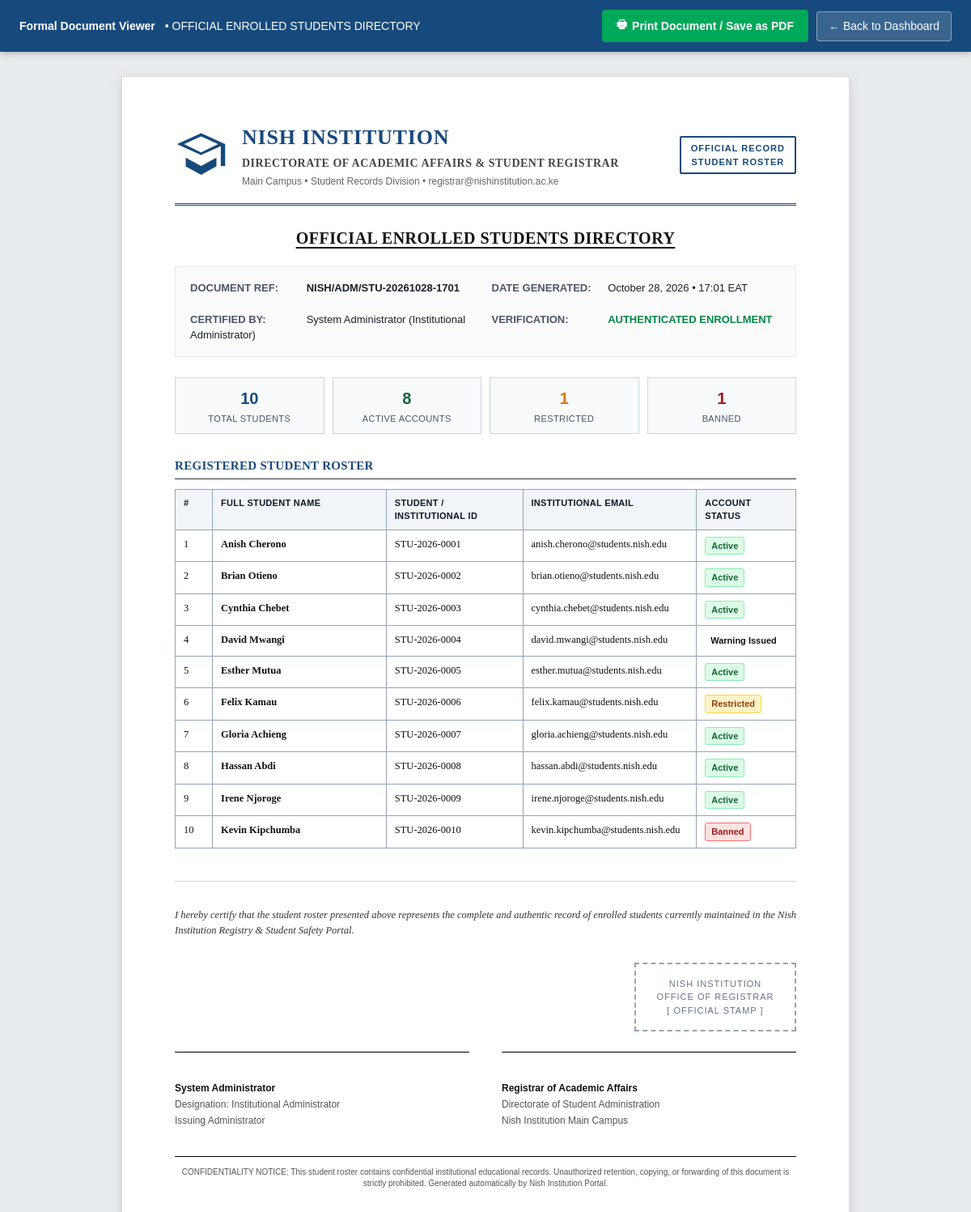
The app's page /students/print (signed in) with its own data.
### tables this page shows
CREATE TABLE Users (
                user_id INTEGER PRIMARY KEY AUTOINCREMENT,
                full_name VARCHAR(200) NOT NULL,
                institution_id VARCHAR(100) NULL,
                email VARCHAR(255) NOT NULL UNIQUE,
                username VARCHAR(255) NOT NULL UNIQUE,
                password VARCHAR(255) NOT NULL,
                role VARCHAR(50) NOT NULL,
                status VARCHAR(30) NOT NULL DEFAULT 'active',
                date_created TIMESTAMP DEFAULT CURRENT_TIMESTAMP
            );

### routes/admin.py (the view)
@admin_bp.route("/admin/students/print")
@admin_bp.route("/students/print")
def print_students():
    if not session.get("admin_logged_in"):
        return _admin_login_redirect()
    from datetime import datetime
    with database_cursor() as (_, cursor):
        cursor.execute(
            """
            SELECT user_id, full_name, institution_id, email, status, date_created
            FROM Users
            WHERE LOWER(role) = 'student'
            ORDER BY full_name ASC
            """
        )
        student_rows = cursor.fetchall()
    students = []
    active_count = 0
    restricted_count = 0
    banned_count = 0
    for idx, s in enumerate(student_rows, start=1):
        status = (s[4] or "active").strip().lower()
        if status == "active":
            active_count += 1
            display_status = "Active"
        elif status == "temporarily_restricted":
            restricted_count += 1
            display_status = "Restricted"
        elif status == "banned":
            banned_count += 1
            display_status = "Banned"
        elif status == "warning_issued":
            active_count += 1
            display_status = "Warning Issued"
        else:
            active_count += 1
            display_status = status.replace("_", " ").title()
        date_str = s[5].strftime("%b %d, %Y") if hasattr(s[5], "strftime") else str(s[5] or "N/A")
        students.append({
            "index": idx,
            "user_id": s[0],
            "full_name": s[1],
            "institution_id": s[2] or "Not provided",
            "email": s[3] or "Not provided",
            "status": display_status,
            "raw_status": status,
            "date_enrolled": date_str,
        })
    now = datetime.now()
    summary = {
        "total_students": len(students),
        "active_count": active_count,
        "restricted_count": restricted_count,
        "banned_count": banned_count,
    }
    return render_template(
        "printable_students.html",
        report_title="OFFICIAL ENROLLED STUDENTS DIRECTORY",
        report_reference=f"NISH/ADM/STU-{now.strftime('%Y%m%d-%H%M')}",
        generated_at=now.strftime("%B %d, %Y \u2022 %H:%M EAT"),
        user_name=session.get("admin_name", "System Administrator"),
        user_role="Institutional Administrator",
        summary=summary,
        students=students,
        back_url=url_for("admin.admin_dashboard"),
    )

### extensions.py (called while the page is built)
def configure_app(app):
    app.secret_key = os.getenv("FLASK_SECRET_KEY", "nish-institution-secret-key")
    @app.context_processor
    def csrf_context():
        return {"csrf_token": lambda: ""}

def get_connection():
    conn = sqlite3.connect(
        DB_PATH,
        check_same_thread=False,
        detect_types=sqlite3.PARSE_DECLTYPES | sqlite3.PARSE_COLNAMES,
    )
    conn.execute("PRAGMA foreign_keys = ON")
    return conn

@contextmanager
def database_cursor(commit=False):
    connection = get_connection()
    cursor = connection.cursor()
    try:
        yield connection, cursor
        if commit:
            connection.commit()
    except Exception:
        connection.rollback()
        raise
    finally:
        close_database(connection, cursor)

def close_database(connection, cursor):
    if cursor is not None:
        cursor.close()
    if connection is not None:
        connection.close()

### templates/printable_students.html (shortened to what this page needs)
<!DOCTYPE html>
<html lang="en">
<head>
</head>
<body>
    <div class="no-print-toolbar">
        <div class="toolbar-info">
            <strong>Formal Document Viewer</strong> &bull; {{ report_title }}
        </div>
        <div class="toolbar-actions">
            <button type="button" class="btn-print" onclick="window.print();">
                <span>&#128438;</span> Print Document / Save as PDF
            </button>
            <a href="{{ back_url or '/admin' }}" class="btn-back">&larr; Back to Dashboard</a>
        </div>
    </div>
    <div class="document-container">
        <header class="letterhead">
            <div class="letterhead-left">
                <svg class="crest-svg" viewBox="0 0 24 24">
                    <path d="M12 2L1 7l11 5 9-4.09V17h2V7L12 2zm0 8.82L4.24 7 12 3.47 19.76 7 12 10.82zM5 13.18v4L12 21l7-3.82v-4L12 17l-7-3.82z"/>
                </svg>
                <div>
                    <h1 class="inst-title">Nish Institution</h1>
                    <div class="inst-dept">Directorate of Academic Affairs &amp; Student Registrar</div>
                    <div class="inst-contact">Main Campus &bull; Student Records Division &bull; registrar@nishinstitution.ac.ke</div>
                </div>
            </div>
            <div class="classification-badge">
                OFFICIAL RECORD<br>STUDENT ROSTER
            </div>
        </header>
        <h2 class="document-heading">{{ report_title }}</h2>
        <div class="document-meta-grid">
            <div class="meta-item">
                <span class="meta-label">DOCUMENT REF:</span>
                <span class="meta-val"><strong>{{ report_reference }}</strong></span>
            </div>
            <div class="meta-item">
                <span class="meta-label">DATE GENERATED:</span>
                <span class="meta-val">{{ generated_at }}</span>
            </div>
            <div class="meta-item">
                <span class="meta-label">CERTIFIED BY:</span>
                <span class="meta-val">{{ user_name }} ({{ user_role }})</span>
            </div>
            <div class="meta-item">
                <span class="meta-label">VERIFICATION:</span>
                <span class="meta-val" style="color: #008744; font-weight: bold;">AUTHENTICATED ENROLLMENT</span>
            </div>
        </div>
        <div class="summary-box">
            <div class="summary-card">
                <div class="number">{{ summary.total_students }}</div>
                <div class="label">Total Students</div>
            </div>
            <div class="summary-card">
                <div class="number" style="color: #166534;">{{ summary.active_count }}</div>
                <div class="label">Active Accounts</div>
            </div>
            <div class="summary-card">
                <div class="number" style="color: #d97706;">{{ summary.restricted_count }}</div>
                <div class="label">Restricted</div>
            </div>
            <div class="summary-card">
                <div class="number" style="color: #991b1b;">{{ summary.banned_count }}</div>
                <div class="label">Banned</div>
            </div>
        </div>
        <div class="section-header">Registered Student Roster</div>
        {% if students %}
            <table class="formal-table">
                <thead>
                    <tr>
                        <th style="width: 6%;">#</th>
                        <th style="width: 28%;">Full Student Name</th>
                        <th style="width: 22%;">Student / Institutional ID</th>
                        <th style="width: 28%;">Institutional Email</th>
                        <th style="width: 16%;">Account Status</th>
                    </tr>
                </thead>
                <tbody>
                    {% for student in students %}
                        <tr>
                            <td>{{ student.index }}</td>
                            <td><strong>{{ student.full_name }}</strong></td>
                            <td>{{ student.institution_id }}</td>
                            <td>{{ student.email }}</td>
                            <td>
                                {% if student.status == "Active" %}
                                    <span class="badge badge-active">Active</span>
                                {% elif student.status == "Restricted" %}
                                    <span class="badge badge-restricted">Restricted</span>
                                {% elif student.status == "Banned" %}
                                    <span class="badge badge-banned">Banned</span>
                                {% else %}
                                    <span class="badge">{{ student.status }}</span>
                                {% endif %}
                            </td>
                        </tr>
                    {% endfor %}
                </tbody>
            </table>
        {% else %}
            <div style="padding: 25px; text-align: center; border: 1px dashed #cbd5e1; margin-bottom: 25px; color: #64748b; font-family: Arial, sans-serif;">
                No registered student accounts found in the institution registry.
            </div>
        {% endif %}
        <section class="signoff-section">
            <p class="attestation-statement">
                I hereby certify that the student roster presented above represents the complete and authentic record of
                enrolled students currently maintained in the Nish Institution Registry &amp; Student Safety Portal.
            </p>
            <div class="stamp-container">
                <div class="official-stamp">
                    Nish Institution<br>
                    Office of Registrar<br>
                    [ Official Stamp ]
                </div>
            </div>
            <div class="signatures-grid">
                <div class="signature-box">
                    <div class="signature-title">{{ user_name }}</div>
                    <div class="signature-sub">Designation: {{ user_role }}</div>
                    <div class="signature-sub">Issuing Administrator</div>
                </div>
                <div class="signature-box">
                    <div class="signature-title">Registrar of Academic Affairs</div>
                    <div class="signature-sub">Directorate of Student Administration</div>
                    <div class="signature-sub">Nish Institution Main Campus</div>
                </div>
            </div>
        </section>
        <footer class="document-footer">
            CONFIDENTIALITY NOTICE: This student roster contains confidential institutional educational records.
            Unauthorized retention, copying, or forwarding of this document is strictly prohibited. Generated automatically by Nish Institution Portal.
        </footer>
    </div>
</body>
</html>

### records on screen
Users: index "1", full_name "Anish Cherono", institution_id "STU-2026-0001", email "anish.cherono@students.nish.edu", status "Active"
Users: index "2", full_name "Brian Otieno", institution_id "STU-2026-0002", email "brian.otieno@students.nish.edu", status "Active"
Users: index "3", full_name "Cynthia Chebet", institution_id "STU-2026-0003", email "cynthia.chebet@students.nish.edu", status "Active"
Users: index "4", full_name "David Mwangi", institution_id "STU-2026-0004", email "david.mwangi@students.nish.edu", status "Warning Issued"
Users: index "5", full_name "Esther Mutua", institution_id "STU-2026-0005", email "esther.mutua@students.nish.edu", status "Active"
Users: index "6", full_name "Felix Kamau", institution_id "STU-2026-0006", email "felix.kamau@students.nish.edu", shows "Restricted"
Users: index "7", full_name "Gloria Achieng", institution_id "STU-2026-0007", email "gloria.achieng@students.nish.edu", status "Active"
Users: index "8", full_name "Hassan Abdi", institution_id "STU-2026-0008", email "hassan.abdi@students.nish.edu", status "Active"
Users: index "9", full_name "Irene Njoroge", institution_id "STU-2026-0009", email "irene.njoroge@students.nish.edu", status "Active"
Users: index "10", full_name "Kevin Kipchumba", institution_id "STU-2026-0010", email "kevin.kipchumba@students.nish.edu", status "Banned"

### other values on screen
{{ report_title }} "OFFICIAL ENROLLED STUDENTS DIRECTORY"
{{ user_name }} "System Administrator"
{{ user_role }} "Institutional Administrator"
{{ summary.total_students }} "10"
{{ summary.active_count }} "8"
{{ summary.restricted_count }} "1"
{{ summary.banned_count }} "1"
